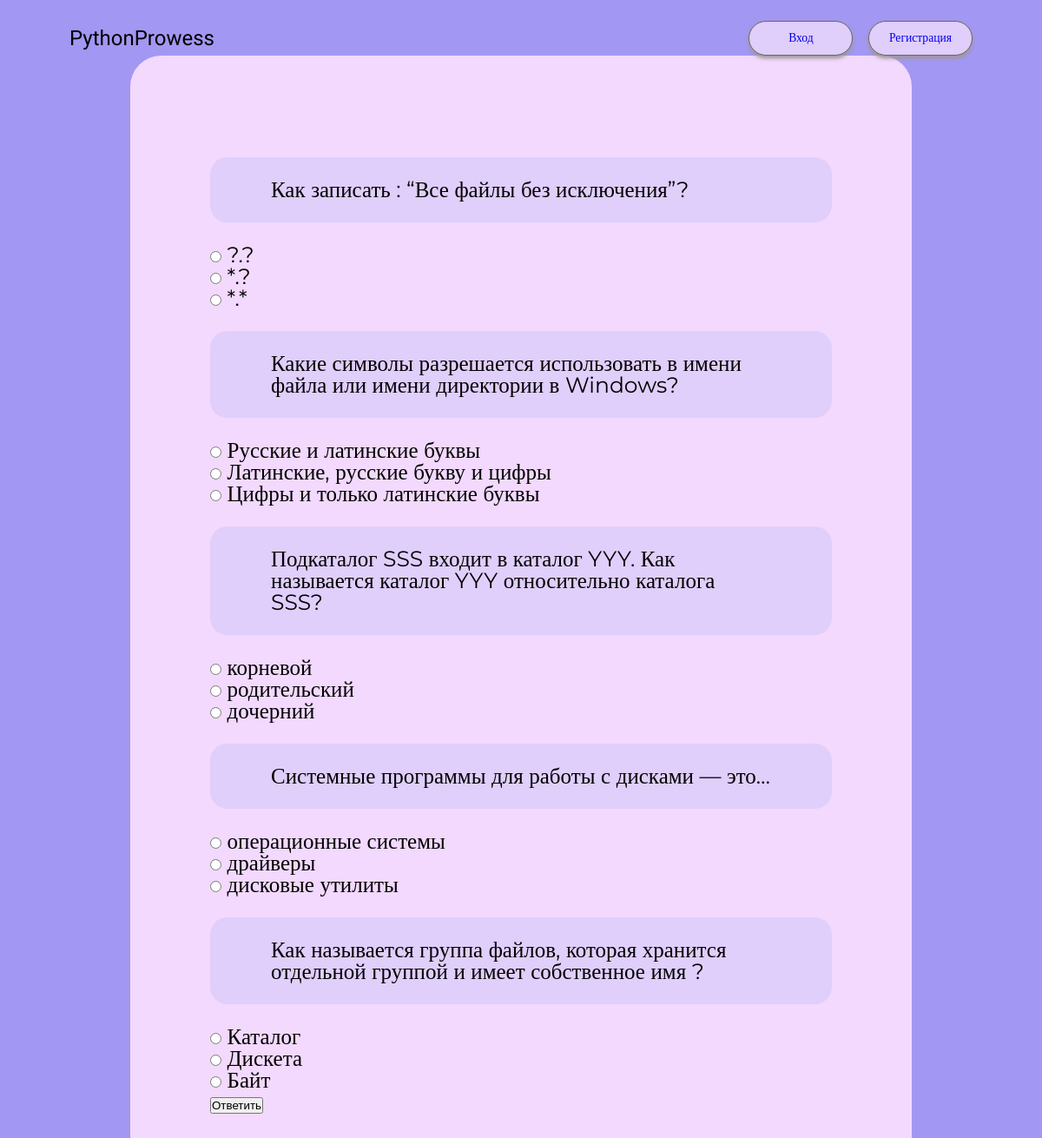
The page /informatics on the database its author committed.
### helpers/question.py (models this page shows)
class Questions(SqlAlchemyBase, UserMixin, SerializerMixin):
    __tablename__ = 'questions'
    id = sqlalchemy.Column(sqlalchemy.Integer,
                           primary_key=True, autoincrement=True, unique=True)
    question = sqlalchemy.Column(sqlalchemy.String, unique=True)
    correct_answer = sqlalchemy.Column(sqlalchemy.String, unique=True)
    wrong_answer1 = sqlalchemy.Column(sqlalchemy.String, unique=True)
    wrong_answer2 = sqlalchemy.Column(sqlalchemy.String, unique=True)

### server.py (the view, shortened to what this page needs)
@app.route("/informatics", methods=['GET', 'POST'])
def informatics():
    form = InformaticsAnswerForm()
    current_answers = []
    with app.app_context():
        db_sess = db_session.create_session()
        print("------1------")
    necessary_questions = sample(db_sess.query(Questions).all(), k=5)
    questions = []
    correct_answers = []
    form_answers = [form.answer1, form.answer2, form.answer3, form.answer4, form.answer5]
    for i in range(5):
        correct_answers.append(necessary_questions[i].correct_answer)
        list_of_answers = [necessary_questions[i].correct_answer, necessary_questions[i].wrong_answer1,
                           necessary_questions[i].wrong_answer2]
        questions.append(necessary_questions[i].question)
        shuffle(list_of_answers)
        form_answers[i].choices = list_of_answers
    return render_template('informatics.html', questions=questions, correct_answers=correct_answers,
                           form=form, bgc="#A297F2")

### forms/informatics_answers_form.py
class InformaticsAnswerForm(FlaskForm):
    answer1 = RadioField(choices=[], default=1, validators=[DataRequired('choose an answer')], validate_choice=False)
    answer2 = RadioField(choices=[], default=1, validators=[DataRequired('choose an answer')], validate_choice=False)
    answer3 = RadioField(choices=[], default=1, validators=[DataRequired('choose an answer')], validate_choice=False)
    answer4 = RadioField(choices=[], default=1, validators=[DataRequired('choose an answer')], validate_choice=False)
    answer5 = RadioField(choices=[], default=1, validators=[DataRequired('choose an answer')], validate_choice=False)
    submit = SubmitField('Ответить')

### helpers/db_session.py (called while the page is built)
def create_session() -> Session:
    global __factory
    return __factory()

### templates/informatics.html (shortened to what this page needs)
{% extends "base.html" %}
{% block content %}
<div class="tests-section">
    <form action="" method="post" novalidate>
        {% for field in form if field.name != 'csrf_token' and field.name != 'submit' %}
        <div class="question-control">
            <div class="question">
                {{ questions[loop.index - 1] }}
            </div>
            <div>
                {{ field() }}
            </div>
        </div>
        {% endfor %}
        {{ form.submit(class="c-button") }}
    </form>
</div>
{% endblock %}

### templates/base.html (shortened to what this page needs)
<!doctype html>
<html lang="ru">
<head>
    <link rel="stylesheet" href="{{url_for('static', filename='css/reset.css')}}">
    <link rel="stylesheet" href="{{url_for('static', filename='css/style.css')}}">
</head>
<body style="background-color: {{ bgc }};">
    <header>
        <div class="container">
            <a class="logo" href="{{url_for('index')}}">PythonProwess</a>
            <nav>
                {% if current_user.is_authenticated %}
                <a href="{{url_for('logout')}}">{{ current_user.name }}</a>
                {% else %}
                <a href="{{url_for('login')}}">Вход</a>
                <a href="{{url_for('register')}}">Регистрация</a>
                {% endif %}
            </nav>
        </div>
    </header>
    <main role="main" class="container ">
        {% block content %}
        {% endblock %}
    </main>
</body>
</html>

### static/css/style.css (style rules this page uses)
* { margin: 0; padding: 0; box-sizing: border-box; }
html { font-family: 'Montserrat'; font-size: 8px; }
a { text-decoration: none; }
.container { padding: 0 10rem; margin: 0 auto; }
header .container { padding-top: 3rem; display: flex; justify-content: space-between; align-items: center; }
.logo { font-size: 3rem; font-family: "Plaster"; color: black; }
nav { display: flex; align-items: center; }
nav a { text-align: center; margin-left: 2.2rem; font-size: 1.7rem; height: 5rem; width: 15rem; padding: 1.5rem 0; background-color: #E0CEFB; border-radius: 2.5rem; border: 0.1rem solid #6C6565; box-shadow: 0px 0.4rem 0.5rem 0px #9e9797; }
.tests-section { font-size: 25px; margin: 0 auto; width: 900px; background-color: #F2D9FD; border-radius: 35.5px; padding: 92px; }
.question { background-color: #E0CEFB; padding: 25px 70px; border-radius: 20px; margin: 25px auto; }

### rows shown on the page
Questions: question "Как записать : “Все файлы без исключения”?"
Questions: question "Какие символы разрешается использовать в имени файла или имени директории в Windows?"
Questions: question "Подкаталог SSS входит в каталог YYY. Как называется каталог YYY относительно каталога SSS?"
Questions: question "Системные программы для работы с дисками — это…"
Questions: question "Как называется группа файлов, которая хранится отдельной группой и имеет собственное имя ?"
